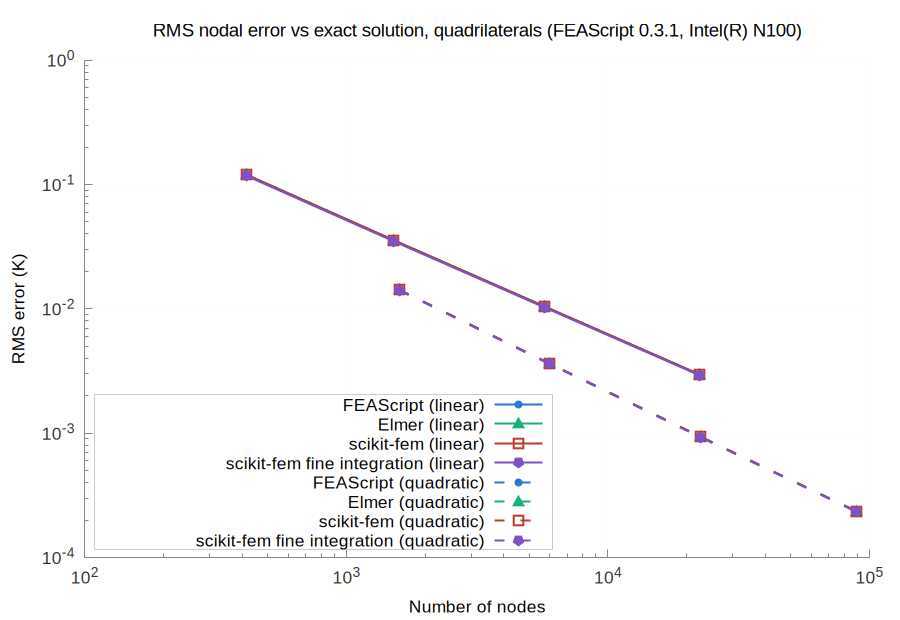

The gnuplot source for this figure:
set terminal pngcairo size 900,620 font 'Arial,13'
set border 3 lc rgb '#888888'; set tics nomirror tc rgb '#333333'
set grid lc rgb '#e6e6e6' lw 1; set key top left box lc rgb '#cccccc' opaque
set logscale xy; set format y '10^{%L}'; set format x '10^{%L}'
set output 'accuracy_quad.png'
set title 'RMS nodal error vs exact solution, quadrilaterals (FEAScript 0.3.1, Intel(R) N100)' font 'Arial,14'
set xlabel 'Number of nodes'
set ylabel 'RMS error (K)'
set key bottom left
plot 'err_quad_linear_FEAScript_sparse_LU.dat' u 1:2 w lp lw 2 dt 1 pt 7 ps 1.0 lc rgb '#2a78d6' t 'FEAScript (linear)', \
     'err_quad_linear_Elmer_UMFPACK.dat' u 1:2 w lp lw 2 dt 1 pt 9 ps 1.6 lc rgb '#1baf7a' t 'Elmer (linear)', \
     'err_quad_linear_scikit_fem_SuperLU.dat' u 1:2 w lp lw 2 dt 1 pt 4 ps 1.6 lc rgb '#c0392b' t 'scikit-fem (linear)', \
     'err_quad_linear_scikit_fem_fine_integration.dat' u 1:2 w lp lw 2 dt 1 pt 15 ps 1.6 lc rgb '#7b52c7' t 'scikit-fem fine integration (linear)', \
     'err_quad_quadratic_FEAScript_sparse_LU.dat' u 1:2 w lp lw 2 dt 2 pt 7 ps 1.0 lc rgb '#2a78d6' t 'FEAScript (quadratic)', \
     'err_quad_quadratic_Elmer_UMFPACK.dat' u 1:2 w lp lw 2 dt 2 pt 9 ps 1.6 lc rgb '#1baf7a' t 'Elmer (quadratic)', \
     'err_quad_quadratic_scikit_fem_SuperLU.dat' u 1:2 w lp lw 2 dt 2 pt 4 ps 1.6 lc rgb '#c0392b' t 'scikit-fem (quadratic)', \
     'err_quad_quadratic_scikit_fem_fine_integration.dat' u 1:2 w lp lw 2 dt 2 pt 15 ps 1.6 lc rgb '#7b52c7' t 'scikit-fem fine integration (quadratic)'
